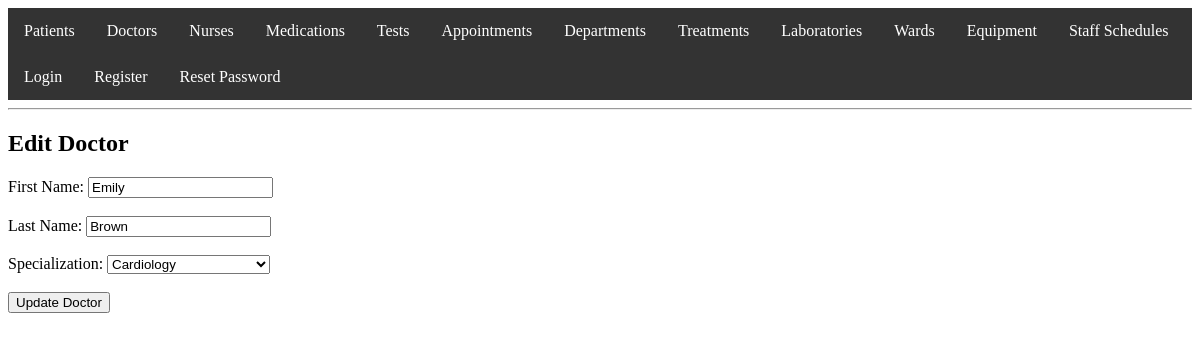
Screenshot of /doctor/edit_doctor_form.php?id=1 with the database file from the repository.
### tables this page shows
CREATE TABLE Doctors (
                         doctor_id INT PRIMARY KEY AUTO_INCREMENT,
                         user_id INT,
                         first_name VARCHAR(50),
                         last_name VARCHAR(50),
                         specialization_id INT,
                         FOREIGN KEY (user_id) REFERENCES Users(user_id) ON DELETE CASCADE,
                         FOREIGN KEY (specialization_id) REFERENCES Specializations(specialization_id)
);

CREATE TABLE Specializations (
                                 specialization_id INT PRIMARY KEY AUTO_INCREMENT,
                                 name VARCHAR(100),
                                 description TEXT
);

### doctor/edit_doctor_form.php (the view, shortened to what this page needs)
<?php
include '../auth.php';
include '../header.php';
$doctor_id = $_GET['id'];
$doctor_result = $conn->query("SELECT * FROM Doctors WHERE doctor_id = $doctor_id");
$doctor = $doctor_result->fetch_assoc();
$specializations = $conn->query("SELECT * FROM Specializations");
?>
<h2>Edit Doctor</h2>
<form action="update_doctor.php" method="post">
    <label for="first_name">First Name:</label>
    <input type="text" name="first_name" id="first_name" value="<?php echo htmlspecialchars($doctor['first_name']); ?>" required><br><br>
    <label for="last_name">Last Name:</label>
    <input type="text" name="last_name" id="last_name" value="<?php echo htmlspecialchars($doctor['last_name']); ?>" required><br><br>
    <label for="specialization_id">Specialization:</label>
    <select name="specialization_id" id="specialization_id" required>
        <?php while ($specialization = $specializations->fetch_assoc()): ?>
            <option value="<?php echo $specialization['specialization_id']; ?>" <?php if ($specialization['specialization_id'] == $doctor['specialization_id']) echo 'selected'; ?>>
                <?php echo htmlspecialchars($specialization['name']); ?>
            </option>
        <?php endwhile; ?>
    </select><br><br>
    <input type="submit" value="Update Doctor">
</form>
<?php
include '../footer.php';
?>

### rows the page displays
doctors: first_name "Emily", last_name "Brown", specialization_id "Cardiology"
